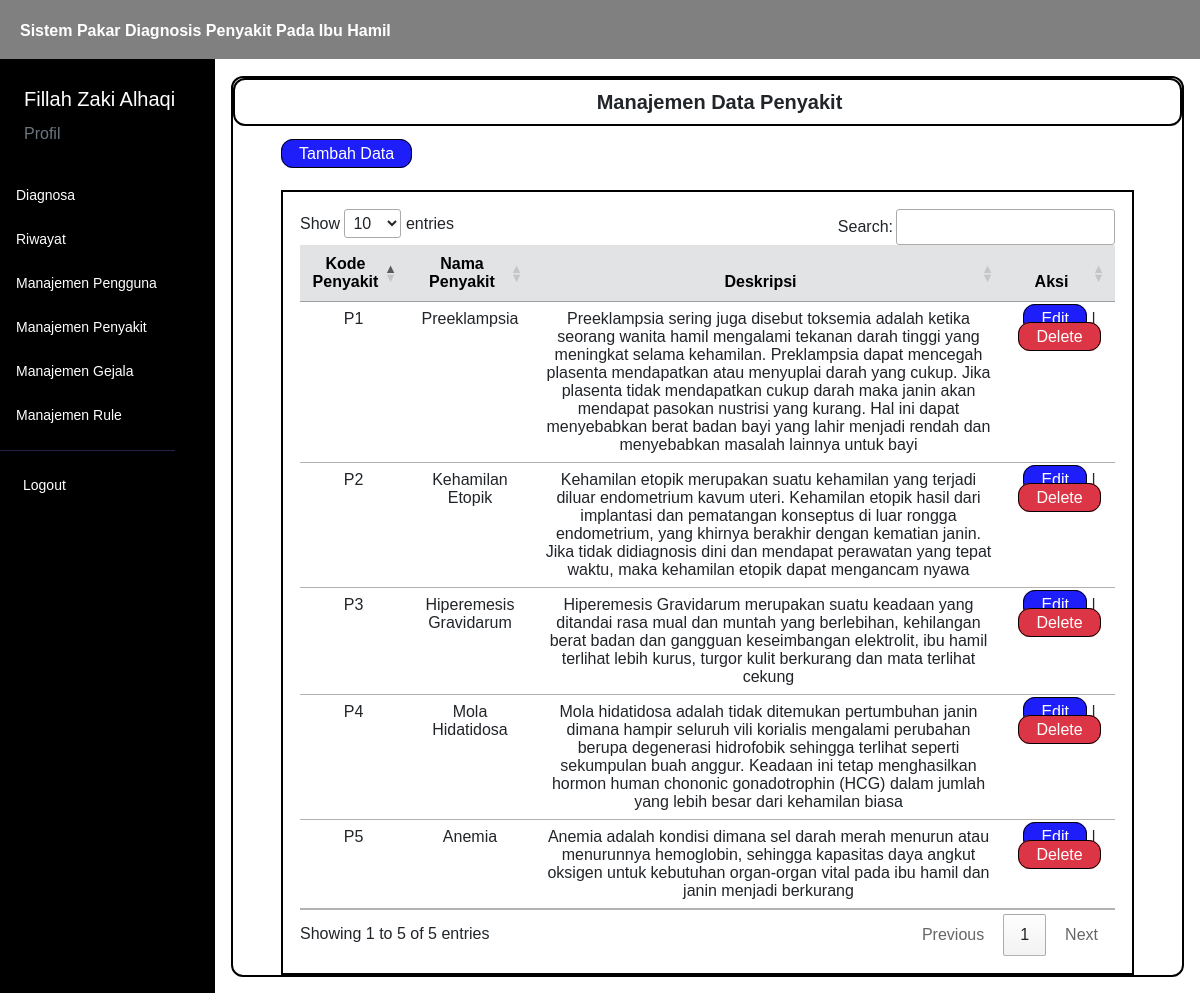
/menu/manaj_penyakit.php (signed in), run on the app's committed database.
### tables this page shows
CREATE TABLE `user` (
  `iduser` int(11) NOT NULL,
  `username` varchar(50) NOT NULL,
  `password` varchar(100) NOT NULL,
  `nama` varchar(50) NOT NULL,
  `email` varchar(50) NOT NULL,
  `level` varchar(40) NOT NULL
);

CREATE TABLE `penyakit` (
  `idpenyakit` int(11) NOT NULL,
  `kode_penyakit` varchar(45) NOT NULL,
  `nama_penyakit` varchar(50) NOT NULL,
  `deskripsi` text NOT NULL
);

### controller/main.php (called while the page is built, shortened)
<?php
$conn = mysqli_connect("localhost", "root", "", "kehamilan");
function query($query)
{
    global $conn;
    $result = mysqli_query($conn, $query);
    $rows = [];
    while ($row = mysqli_fetch_assoc($result)) {
        $rows[] = $row;
    }
    return $rows;
}
function generateRandomKey()
{
    $keyLength = 32;
    $randomBytes = openssl_random_pseudo_bytes($keyLength, $strong);
    if (!$strong) {
        $randomBytes = random_bytes($keyLength);
    }
    return base64_encode($randomBytes);
}
function enkripsi($kata)
{
    $key = generateRandomKey();
    $string = openssl_encrypt($kata, 'AES-256-CBC', $key, 0, substr($key, 0, 16));
    $hasilEnkripsi = base64_encode($key . $string);
    return $hasilEnkripsi;
}
function dekripsi($kata)
{
    $string = base64_decode($kata);
    $key = substr($string, 0, 44);
    $enkripsi = substr($string, 44);
    $hasil = openssl_decrypt($enkripsi, 'AES-256-CBC', $key, 0, substr($key, 0, 16));
    return $hasil;
}
function cari_user() {
    $id = dekripsi($_COOKIE['SPKehamilan']);
    $user = query("SELECT * FROM user WHERE iduser = $id")[0];
    return $user;
}
function validasi_admin()
{
    $id = dekripsi($_COOKIE['SPKehamilan']);
    $cek = query("SELECT * FROM user WHERE iduser = $id")[0];
}
?>

### menu/manaj_penyakit.php (the view, shortened to what this page needs)
<?php
    $data = query("SELECT * FROM penyakit ORDER BY CAST(SUBSTRING(kode_penyakit, 2) AS UNSIGNED)");
?>
<html lang="en">
<head>
    <link href="https://cdn.jsdelivr.net/npm/bootstrap@5.3.0/dist/css/bootstrap.min.css" rel="stylesheet"
>
    <link rel="stylesheet" href="https://cdn.datatables.net/1.13.4/css/jquery.dataTables.min.css">
    <link rel="stylesheet" href="../style.css">
</head>
<body>
    <div class="content">
        <?php
        require_once('../navbar/navbar.php');
        ?>
        <div class="main-container m-0">
            <div class="d-flex">
                <?php
                require_once('../navbar/sidebar.php');
                ?>
                <div class="contents px-3 py-3">
                    <div class="box">
                        <div class="box1">
                            <h5 class="text-dark text-center mb-0 ms-4 fw-bold">
                                Manajemen Data Penyakit
                            </h5>
                        </div>
                        <div class="ms-5 mt-3">
                            <a href="../insert/penyakit.php">Tambah Data</a>
                        </div>
                        <div class="tabel mt-4 mx-5">
                            <table id="example" class="table table-hover text-center">
                                <thead>
                                    <tr class="table-secondary">
                                        <th class="text-center" scope="col">Kode Penyakit</th>
                                        <th class="text-center" scope="col">Nama Penyakit</th>
                                        <th class="text-center" scope="col">Deskripsi</th>
                                        <th class="text-center" scope="col">Aksi</th>
                                    </tr>
                                </thead>
                                <tbody>
                                    <?php
                                        foreach($data as $d) :
                                    ?>
                                        <tr>
                                            <td>
                                                <?= $d['kode_penyakit']; ?>
                                            </td>
                                            <td>
                                                <?= $d['nama_penyakit']; ?>
                                            </td>
                                            <td class="truncate">
                                                <?= $d['deskripsi']; ?>
                                            </td>
                                            <td>
                                                <a href="../edit/penyakit.php?id=<?= enkripsi($d['idpenyakit']); ?>">Edit</a> | <a href="#"
                                                    class="delete bg-danger" id="delete"
                                                    onclick="confirmDelete(<?= $d['idpenyakit']; ?>)">Delete</a>
                                            </td>
                                        </tr>
                                    <?php
                                        endforeach;
                                    ?>
                                </tbody>
                            </table>
                        </div>
                    </div>
                </div>
            </div>
        </div>
    </div>
</body>
</html>

### navbar/sidebar.php (shortened to what this page needs)
<?php
    validasi_admin();
?>
<div class="sidebar" id="side_nav">
    <div class="content-side">
        <div class="profil pt-4">
            <span class="text-white ms-4 fs-5">
                <?= $user['nama']; ?>
            </span>
            <div class="ms-4 mt-2">
                <a class="text-decoration-none text-secondary" href="../menu/profil.php">Profil</a>
            </div>
        </div>
        <div class="">
            <ul class="list-unstyled pt-4 fw-medium">
                <li class="">
                    <a href="../diagnosa" class="text-decoration-none d-block">
                        <span>Diagnosa</span>
                    </a>
                </li>
                <li class="">
                    <a href="../menu/riwayat.php" class="text-decoration-none d-block">
                        <span>Riwayat</span>
                    </a>
                </li>
                <li class="">
                    <a href="../menu/manaj_pengguna.php" class="text-decoration-none d-block">
                        <span>Manajemen Pengguna</span>
                    </a>
                </li>
                <li class="">
                    <a href="../menu/manaj_penyakit.php" class="text-decoration-none d-block">
                        <span>Manajemen Penyakit</span>
                    </a>
                </li>
                <li class="">
                    <a href="../menu/manaj_gejala.php" class="text-decoration-none d-block">
                        <span>Manajemen Gejala</span>
                    </a>
                </li>
                <li class="">
                    <a href="../menu/manaj_rule.php" class="text-decoration-none d-block">
                        <span>Manajemen Rule</span>
                    </a>
                </li>
            </ul>
        </div>
        <hr class="hr-color">
        <ul class="list-unstyled fw-medium pb-5">
            <li>
                <a href="../logout.php" class="text-decoration-none d-block">
                    <span>Logout</span>
                </a>
            </li>
        </ul>
    </div>
</div>

### style.css (style rules this page uses)
* { font-family: "Chakra Petch", sans-serif; }
body { background: white; margin: 0; padding: 0; border: 0; }
.content { min-height: 100vh; width: 100%; }
.sidebar { background: black; min-width: 215px; max-width: 215px; transition: all ease-in 0.3s; min-height: 100vh; }
hr.hr-color { color: #272247; opacity: 1; }
.sidebar ul { padding: 0 11px; }
.sidebar li { margin: 7px 0; }
.sidebar li a { color: white; padding: 8px 5px; font-size: 14px; margin-left: 0; }
.content-side { position: fixed; margin-top: 60px; }
.contents { width: 100%; margin-top: 60px; }
.content .contents a { border: solid black 1px; border-radius: 12px; padding: 5px 17px; background: rgb(30, 30, 250); color: #ffffff; text-decoration: none; }
.content .contents .delete { border: solid black 1px; border-radius: 12px; padding: 5px 17px; background: rgb(250, 30, 30); color: #ffffff; text-decoration: none; }
.tabel { border: solid black 2px; padding: 17px; }
.contents .tabel table thead { background-color: #272247; }
.box { border: black solid 2px; border-radius: 12px; height: 100%; }
.box1 { border: black solid 2px; border-radius: 12px; padding: 10px; }

### data on the page
user: nama "Fillah Zaki Alhaqi"
penyakit: kode_penyakit "P1", nama_penyakit "Preeklampsia", deskripsi "Preeklampsia sering juga disebut toksemia adalah ketika seorang wanita hamil mengalami tekanan darah tinggi yang meningkat selama kehamilan. Preklampsia dapat mencegah plasenta mendapatkan atau menyuplai darah yang cukup. Jika plasenta tidak mendapatkan cukup darah maka janin akan mendapat pasokan nustrisi yang kurang. Hal ini dapat menyebabkan berat badan bayi yang lahir menjadi rendah dan menyebabkan masalah lainnya untuk bayi"
penyakit: kode_penyakit "P2", nama_penyakit "Kehamilan Etopik", deskripsi "Kehamilan etopik merupakan suatu kehamilan yang terjadi diluar endometrium kavum uteri. Kehamilan etopik hasil dari implantasi dan pematangan konseptus di luar rongga endometrium, yang khirnya berakhir dengan kematian janin. Jika tidak didiagnosis dini dan mendapat perawatan yang tepat waktu, maka kehamilan etopik dapat mengancam nyawa"
penyakit: kode_penyakit "P3", nama_penyakit "Hiperemesis Gravidarum", deskripsi "Hiperemesis Gravidarum merupakan suatu keadaan yang ditandai rasa mual dan muntah yang berlebihan, kehilangan berat badan dan gangguan keseimbangan elektrolit, ibu hamil terlihat lebih kurus, turgor kulit berkurang dan mata terlihat cekung"
penyakit: kode_penyakit "P4", nama_penyakit "Mola Hidatidosa", deskripsi "Mola hidatidosa adalah tidak ditemukan pertumbuhan janin dimana hampir seluruh vili korialis mengalami perubahan berupa degenerasi hidrofobik sehingga terlihat seperti sekumpulan buah anggur. Keadaan ini tetap menghasilkan hormon human chononic gonadotrophin (HCG) dalam jumlah yang lebih besar dari kehamilan biasa"
penyakit: kode_penyakit "P5", nama_penyakit "Anemia", deskripsi "Anemia adalah kondisi dimana sel darah merah menurun atau menurunnya hemoglobin, sehingga kapasitas daya angkut oksigen untuk kebutuhan organ-organ vital pada ibu hamil dan janin menjadi berkurang"
